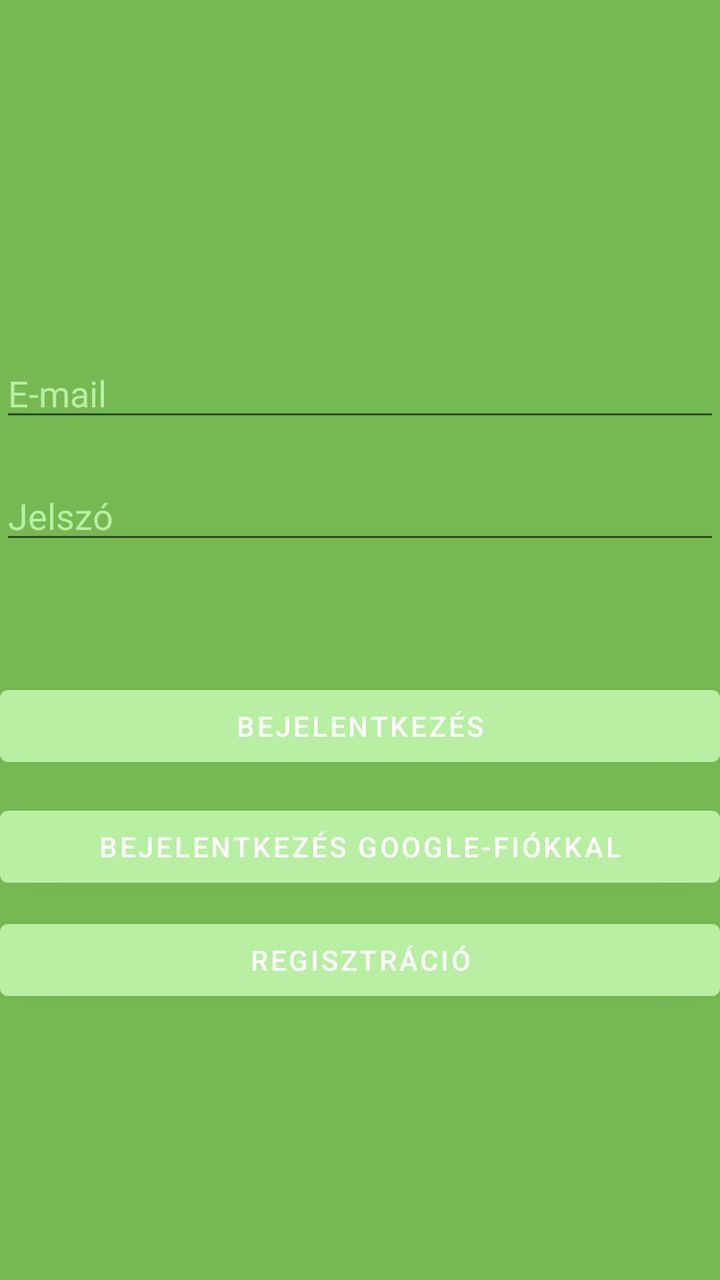
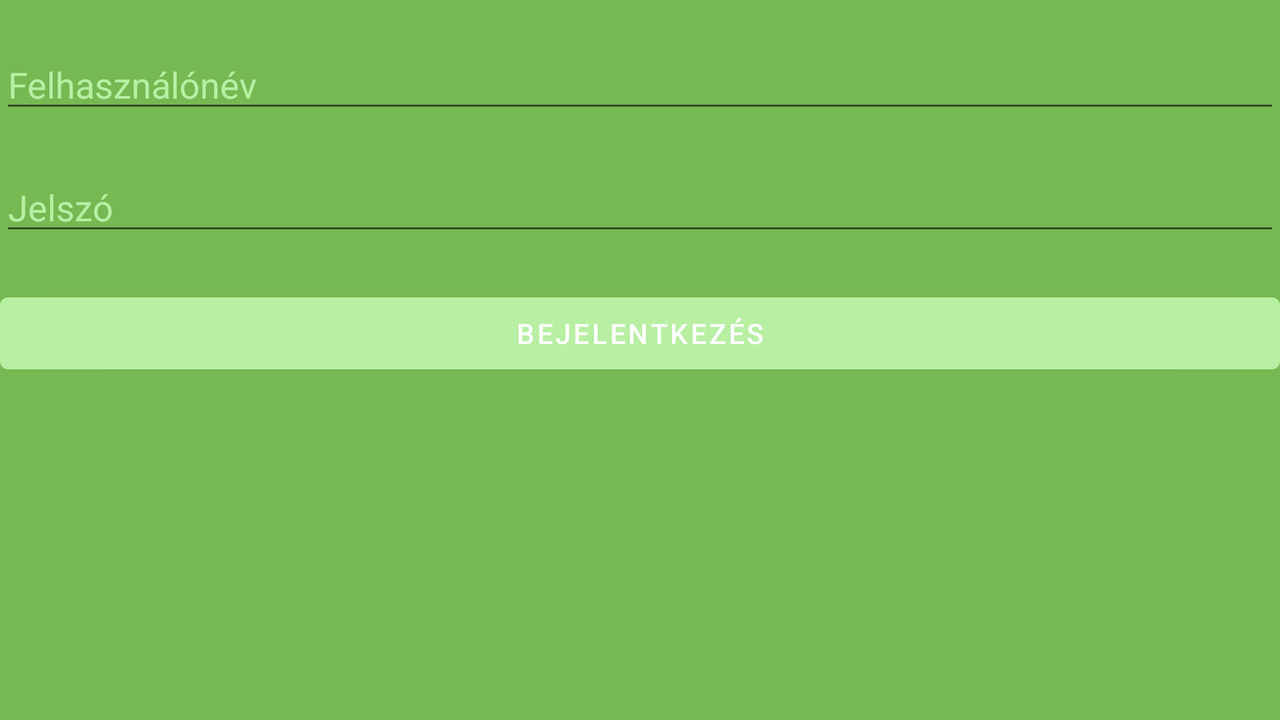

One screen, two layout resources from the same app: the default and the repository's alternative for another configuration. Each is rendered where Android would select it; the XML of both is given below.
<!-- AndroidManifest.xml: application theme Theme.MyApplication -->
<!-- res/layout/activity_main.xml -->
<?xml version="1.0" encoding="utf-8"?>
<androidx.constraintlayout.widget.ConstraintLayout xmlns:android="http://schemas.android.com/apk/res/android"
    xmlns:app="http://schemas.android.com/apk/res-auto"
    xmlns:tools="http://schemas.android.com/tools"
    android:layout_width="match_parent"
    android:layout_height="match_parent"
    android:background="#76B852"
    tools:context=".MainActivity">

    <EditText
        android:id="@+id/editTextUserName"
        android:layout_width="match_parent"
        android:layout_height="wrap_content"
        android:ems="10"
        android:hint="@string/e_mail"
        android:inputType="text"
        android:textColor="@color/white"
        android:textColorHint="#B8EFA3"
        app:layout_constraintBottom_toBottomOf="parent"
        app:layout_constraintTop_toTopOf="parent"
        app:layout_constraintVertical_bias="0.291"
        tools:layout_editor_absoluteX="-16dp" />

    <EditText
        android:id="@+id/editTextPassword"
        android:layout_width="match_parent"
        android:layout_height="wrap_content"
        android:ems="10"
        android:hint="@string/password"
        android:inputType="textPassword"
        android:textColor="@color/white"
        android:textColorHint="#B8EFA3"
        app:layout_constraintBottom_toBottomOf="parent"
        app:layout_constraintTop_toBottomOf="@+id/editTextUserName"
        app:layout_constraintVertical_bias="0.052"
        tools:layout_editor_absoluteX="0dp" />

    <Button
        android:id="@+id/loginButton"
        android:layout_width="0dp"
        android:layout_height="wrap_content"
        android:text="@string/login"
        android:onClick="login"
        android:textColorHint="#000000"
        app:layout_constraintBottom_toBottomOf="parent"
        app:layout_constraintEnd_toEndOf="parent"
        app:layout_constraintHorizontal_bias="0.0"
        app:layout_constraintStart_toStartOf="parent"
        app:layout_constraintTop_toBottomOf="@+id/editTextPassword"
        app:layout_constraintVertical_bias="0.197" />


    <Button
        android:id="@+id/googleSignInButton"
        android:layout_width="0dp"
        android:layout_height="wrap_content"
        android:onClick="loginWithGoogle"
        android:text="@string/signinwithgoogle"
        android:textColorHint="#000000"
        app:layout_constraintBottom_toBottomOf="parent"
        app:layout_constraintEnd_toEndOf="parent"
        app:layout_constraintHorizontal_bias="1.0"
        app:layout_constraintStart_toStartOf="parent"
        app:layout_constraintTop_toBottomOf="@+id/loginButton"
        app:layout_constraintVertical_bias="0.06" />

    <Button
        android:id="@+id/registerButton"
        android:layout_width="0dp"
        android:layout_height="wrap_content"
        android:onClick="register"
        android:text="@string/registration"
        android:textColorHint="#000000"
        app:layout_constraintBottom_toBottomOf="parent"
        app:layout_constraintEnd_toEndOf="parent"
        app:layout_constraintHorizontal_bias="1.0"
        app:layout_constraintStart_toStartOf="parent"
        app:layout_constraintTop_toBottomOf="@+id/googleSignInButton"
        app:layout_constraintVertical_bias="0.06" />

</androidx.constraintlayout.widget.ConstraintLayout>
<!-- resources referenced by this layout -->
<resources>
  <color name="white">#FFFFFFFF</color>
  <string name="e_mail">E-mail</string>
  <string name="login">Bejelentkezés</string>
  <string name="password">Jelszó</string>
  <string name="registration">Regisztráció</string>
  <string name="signinwithgoogle">Bejelentkezés Google-fiókkal</string>
  <style name="Theme.MyApplication" parent="Theme.MaterialComponents.DayNight.DarkActionBar">
          
          <item name="colorPrimary">@color/mylightgreen</item>
          <item name="colorPrimaryVariant">@color/purple_700</item>
          <item name="colorOnPrimary">@color/white</item>
          
          <item name="colorSecondary">@color/teal_200</item>
          <item name="colorSecondaryVariant">@color/teal_700</item>
          <item name="colorOnSecondary">@color/black</item>
          
          <item name="android:statusBarColor" tools:targetApi="l">?attr/colorPrimaryVariant</item>
          
      </style>
  <color name="mylightgreen">#B8EFA3</color>
  <color name="purple_700">#FF3700B3</color>
  <color name="teal_200">#FF03DAC5</color>
  <color name="teal_700">#FF018786</color>
  <color name="black">#FF000000</color>
</resources>
<!-- res/layout-land/activity_main.xml (the repository's variant of the layout above) -->
<!-- drawn on the phone turned sideways -->
<?xml version="1.0" encoding="utf-8"?>
<LinearLayout
    xmlns:android="http://schemas.android.com/apk/res/android"
    xmlns:app="http://schemas.android.com/apk/res-auto"
    xmlns:tools="http://schemas.android.com/tools"
    android:layout_width="match_parent"
    android:layout_height="match_parent"
    android:orientation="vertical"
    android:background="#76B852"
    tools:context=".MainActivity">
    
    <EditText
        android:id="@+id/editTextUserName"
        android:layout_width="match_parent"
        android:layout_height="wrap_content"
        android:ems="10"
        android:hint="@string/name"
        android:inputType="text"
        android:textColor="@color/white"
        android:textColorHint="#B8EFA3"
        android:layout_marginTop="20dp"
        tools:layout_editor_absoluteX="-16dp" />

    <EditText
        android:id="@+id/editTextPassword"
        android:layout_width="match_parent"
        android:layout_height="wrap_content"
        android:ems="10"
        android:hint="@string/password"
        android:inputType="textPassword"
        android:textColor="@color/white"
        android:textColorHint="#B8EFA3"
        android:layout_marginTop="20dp"
        tools:layout_editor_absoluteX="0dp" />

    <Button
        android:id="@+id/loginButton"
        android:layout_width="match_parent"
        android:layout_height="wrap_content"
        android:text="@string/login"
        android:onClick="login"
        android:textColor="@color/white"
        android:layout_marginTop="20dp"
        />

</LinearLayout>
<!-- resources referenced by the variant -->
<!-- as the phone turned sideways resolves them -->
<resources>
  <color name="white">#FFFFFFFF</color>
  <string name="login">Bejelentkezés</string>
  <string name="name">Felhasználónév</string>
  <string name="password">Jelszó</string>
  <style name="Theme.MyApplication" parent="Theme.MaterialComponents.DayNight.DarkActionBar">
          
          <item name="colorPrimary">@color/mylightgreen</item>
          <item name="colorPrimaryVariant">@color/purple_700</item>
          <item name="colorOnPrimary">@color/white</item>
          
          <item name="colorSecondary">@color/teal_200</item>
          <item name="colorSecondaryVariant">@color/teal_700</item>
          <item name="colorOnSecondary">@color/black</item>
          
          <item name="android:statusBarColor" tools:targetApi="l">?attr/colorPrimaryVariant</item>
          
      </style>
  <color name="mylightgreen">#B8EFA3</color>
  <color name="purple_700">#FF3700B3</color>
  <color name="teal_200">#FF03DAC5</color>
  <color name="teal_700">#FF018786</color>
  <color name="black">#FF000000</color>
</resources>
